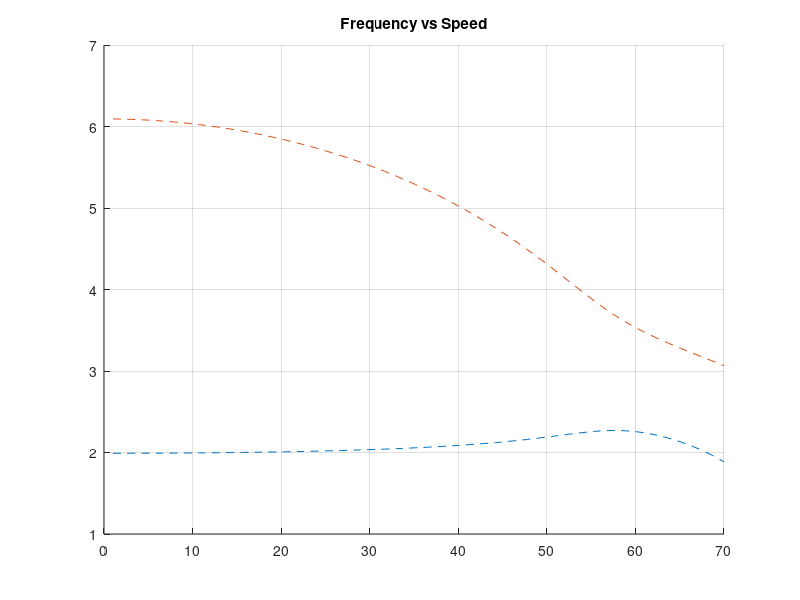
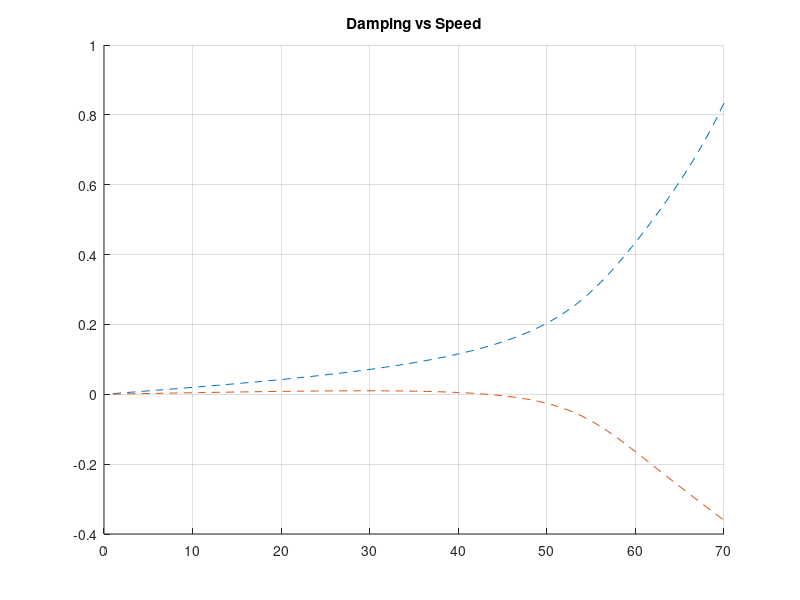

Write the MATLAB code that produced these figures, in order.
clear all
clc

% Variables
MATERIAL_RHO = 2000;
AIR_RHO = 1.225;
c = 0.5;
b = c/2;
t = 0.02;
Xf = 0.45 * c;
LENGTH = 2.0;
MASS = MATERIAL_RHO * t * c * LENGTH;
Wh = 2 * 2 * pi;
Wa = 6 * 2 * pi;

a = Xf - b;
e = (Xf/c) - 0.25;

S = -MASS * a;
I_a = ((1/12)*MASS*c^2)+(MASS*a^2);

Kh = MASS*(Wh^2);
Ka = I_a*(Wa^2);

% Forming Matrix A, B, C, D , E, F
A = [ MASS S;
      S I_a ];

B = pi * (b^2) * [
      1 (b - Xf);
      (b - Xf) (((b-Xf)^2)+((b^2)/8)) ];

C = zeros(2);

D = pi * c * [ 
      1 (((3*c/4)-Xf)+c/4);
      (-e*c) ((b-Xf)^2+((3*c/4)-Xf)*(c/4)) ];

E = [ Kh 0;
      0 Ka ];

F = pi* c * [ 
      0 1;
      0 (-e*c) ];

U = linspace(1, 70);
QS_freq = zeros(70, 2);
QS_damp = zeros(70, 2);
I = eye(2);
ZEROS = zeros(2);

for i=1:length(U)
  
    M = A + AIR_RHO * B;
    H = C + AIR_RHO * U(i) * D;
    K = E + AIR_RHO * (U(i)^2) * F;

    
    Q = [ I ZEROS; ZEROS M ] \ [ ZEROS I; -K -H ];
    [vector, value] = eig(Q);
    sorted_value = sort(diag(value));
    
    QS_freq(i, 1) = abs(sorted_value(1)) / (2*pi); 
    QS_freq(i, 2) = abs(sorted_value(3)) / (2*pi);
    
    QS_damp(i, 1) = -real(sorted_value(1)) / abs(sorted_value(1));
    QS_damp(i, 2) = -real(sorted_value(3)) / abs(sorted_value(3));
    
    
end


figure
title('Frequency vs Speed')
hold on 
grid on
plot(U, QS_freq(:, 1), '--')
plot(U, QS_freq(:, 2), '--')


figure
hold on
grid on
title('Damping vs Speed')
plot(U, QS_damp(:, 1), '--')
plot(U, QS_damp(:, 2), '--')






